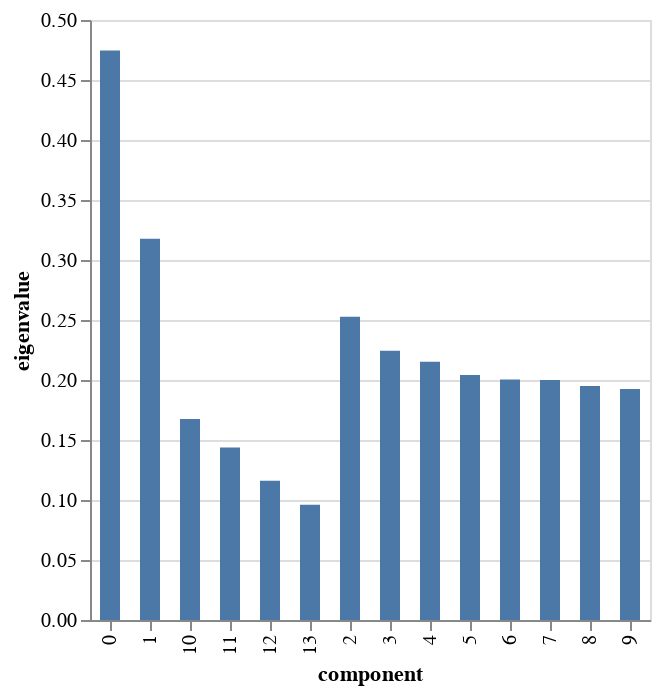

The cell this chart's notebook holds for it:
### Code cell
# %load solutions/pmca/mca_eigenvalues.py
display(mca.eigenvalues_summary)

mca.scree_plot()

### Figure 1 — Vega-Lite specification as saved in the notebook (floating-point values rounded to 4 significant figures)
{"config": {"view": {"continuousWidth": 300, "continuousHeight": 300}}, "data": {"name": "data-912ef6ca33eee772e9b41887805410e2"}, "mark": {"type": "bar", "size": 10}, "encoding": {"tooltip": [{"field": "component", "type": "nominal"}, {"field": "eigenvalue", "type": "quantitative"}, {"field": "% of variance", "type": "quantitative"}, {"field": "% of variance (cumulative)", "type": "quantitative"}], "x": {"field": "component", "type": "nominal"}, "y": {"field": "eigenvalue", "type": "quantitative"}}, "$schema": "https://vega.github.io/schema/vega-lite/v5.17.0.json", "datasets": {"data-912ef6ca33eee772e9b41887805410e2": [{"component": "0", "eigenvalue": 0.4746, "% of variance": 15.82, "% of variance (cumulative)": 15.82}, {"component": "1", "eigenvalue": 0.3178, "% of variance": 10.59, "% of variance (cumulative)": 26.41}, {"component": "2", "eigenvalue": 0.2528, "% of variance": 8.426, "% of variance (cumulative)": 34.84}, {"component": "3", "eigenvalue": 0.2243, "% of variance": 7.477, "% of variance (cumulative)": 42.32}, {"component": "4", "eigenvalue": 0.2152, "% of variance": 7.174, "% of variance (cumulative)": 49.49}, {"component": "5", "eigenvalue": 0.2042, "% of variance": 6.807, "% of variance (cumulative)": 56.3}, {"component": "6", "eigenvalue": 0.2004, "% of variance": 6.679, "% of variance (cumulative)": 62.98}, {"component": "7", "eigenvalue": 0.2, "% of variance": 6.667, "% of variance (cumulative)": 69.64}, {"component": "8", "eigenvalue": 0.195, "% of variance": 6.498, "% of variance (cumulative)": 76.14}, {"component": "9", "eigenvalue": 0.1925, "% of variance": 6.418, "% of variance (cumulative)": 82.56}, {"component": "10", "eigenvalue": 0.1675, "% of variance": 5.583, "% of variance (cumulative)": 88.14}, {"component": "11", "eigenvalue": 0.1437, "% of variance": 4.789, "% of variance (cumulative)": 92.93}, {"component": "12", "eigenvalue": 0.116, "% of variance": 3.867, "% of variance (cumulative)": 96.8}, {"component": "13", "eigenvalue": 0.09601, "% of variance": 3.2, "% of variance (cumulative)": 100.0}]}}
